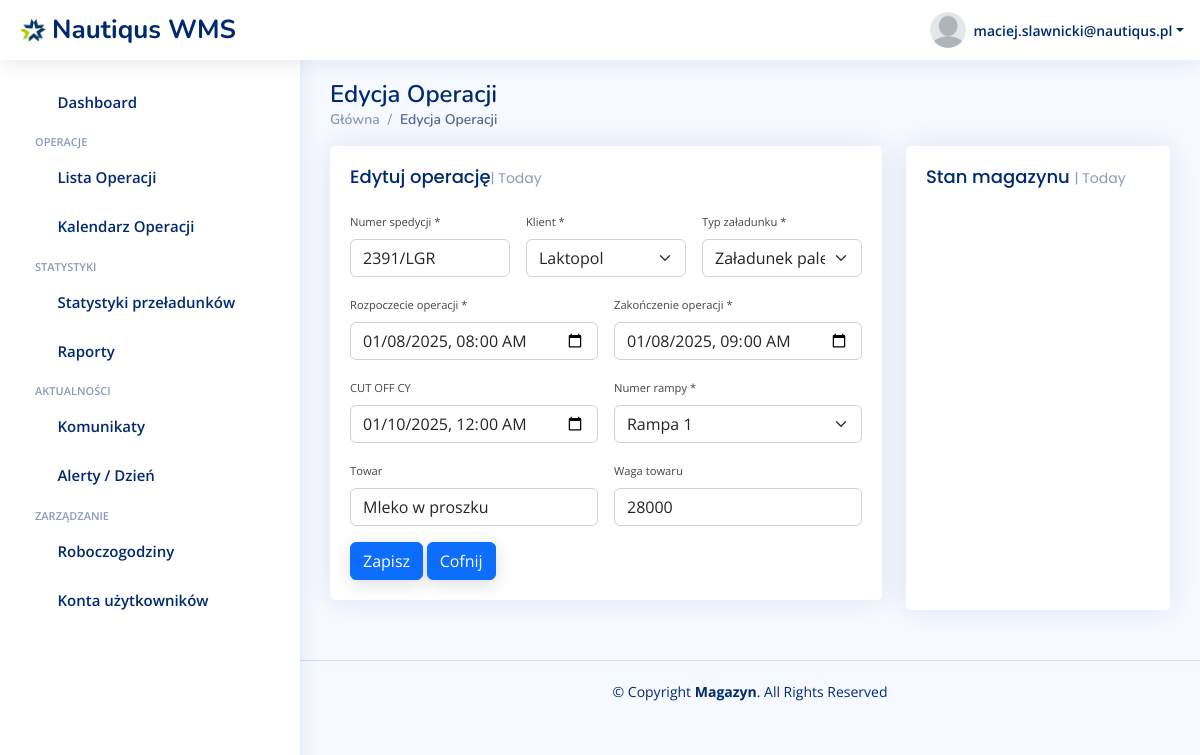
Screenshot of /operacje/edytuj/38 (signed in) with the database file from the repository.
### warehouse/models.py (models this page shows, shortened)
class CustomUser(AbstractUser):
    ROLE_CHOICES = [
        ('spedytor', 'Spedytor'),
        ('magazynier', 'Magazynier'),
    ]
    role = models.CharField(max_length=20, choices=ROLE_CHOICES, default='spedytor')

class Operation(models.Model):
    OPERATION_CHOICES = [
        ('pallets_loading', 'Zał. paletowy'),
        ('manual_loading', 'Zał. ręczny'),
        ('unloading', 'Rozładunek'),
    ]
    RAMP_CHOICES = [
        ('ramp1', 'Rampa 1'),
        ('ramp2', 'Rampa 2'),
        ('ramp3', 'Rampa 3'),
    ]
    STATUS_CHOICES = [
        ('pending', 'Do akceptacji'),
        ('accepted', 'Zaakceptowany'),
    ]
    CUSTOMER_CHOICES = [
        ('erie', 'Erie'),
        ('laktopol', 'Laktopol'),
        ('geti', 'Geti'),
        ('huzar', 'Huzar'),
    ]
    user = models.ForeignKey(
        CustomUser,  # Odwołanie do wbudowanego modelu użytkownika
        on_delete=models.CASCADE,  # Usunięcie użytkownika usuwa jego instancje
        related_name='created_objects',  # Opcjonalnie: alias do odwołania
        verbose_name='Utworzone przez'
    )
    start_time = models.DateTimeField()
    end_time = models.DateTimeField()
    cut_off = models.DateTimeField(blank=True, null=True)
    operation_type = models.CharField(
        max_length=15,
        choices=OPERATION_CHOICES,
        default='loading',
        verbose_name="Typ operacji"
    )
    ramp_number = models.CharField(
        max_length=15,
        choices=RAMP_CHOICES,
        default='ramp1',
        verbose_name="Numer rampy"
    )
    status = models.CharField(
        max_length=15,
        choices=STATUS_CHOICES,
        default='pending',
        verbose_name="Status"
    )
    spedition_number = models.CharField(max_length=15)
    weight = models.IntegerField(blank=True, null=True)
    cargo_name = models.CharField(max_length=48, blank=True, null=True)
    customer = models.CharField(
        max_length=20,
        choices=CUSTOMER_CHOICES,
        verbose_name="Klient"
    )

### warehouse/views.py (the view, shortened to what this page needs)
# urls.py: path('operacje/edytuj/<int:operation_pk>', views.operation_edit, name='edit_operation'),
@login_required
def operation_edit(request, operation_pk):
    operation = Operation.objects.get(pk=operation_pk)
    context = {'today_date': datetime.now().strftime("%Y-%m-%d"),
               'operation': operation}
    return render(request, 'warehouse/operation-edit.html', context)

### warehouse/templates/warehouse/operation-edit.html (shortened to what this page needs)
{% extends 'base.html' %}
{% load static %}
{% static "" as staticUrl %}
{% block content %}
<main id="main" class="main">
    <div class="pagetitle">
        <h1>Edycja Operacji</h1>
        <nav>
            <ol class="breadcrumb">
                <li class="breadcrumb-item"><a href="index-panel.html">Główna</a></li>
                <li class="breadcrumb-item active">Edycja Operacji</li>
            </ol>
        </nav>
    </div>
    <section class="section dashboard">
        <div class="row">
            <div class="col-lg-8">
                <div class="row">
                    <div class="col-12">
                        <div class="card recent-sales overflow-auto">
                            <div class="filter">
                                <a class="icon" href="#" data-bs-toggle="dropdown"><i class="bi bi-three-dots"></i></a>
                            </div>
                            <div class="card-body">
                                <h5 class="card-title">Edytuj operację<span>| Today</span></h5>
                                <form class="row g-3" method="POST" action="/operacje/edytuj/{{ operation.pk }}">
                                    <div class="col-md-4">
                                        <label for="inputEmail4" class="form-label">Numer spedycji *</label>
                                        <input value="{{ operation.spedition_number }}" type="text" class="form-control" id="inputEmail4" name="spedition_number">
                                    </div>
                                    <div class="col-md-4">
                                        <label for="inputState" class="form-label">Klient *</label>
                                        <select name="customer" id="inputState" class="form-select">
                                            <option {% if operation.customer == "laktopol" %}selected{% endif %} value="laktopol">Laktopol</option>
                                        </select>
                                    </div>
                                    <div class="col-md-4">
                                        <label for="inputState" class="form-label">Typ załadunku *</label>
                                        <select name="operation_type" id="inputState" class="form-select">
                                            <option {% if operation.operation_type == "pallets_loading" %}selected{% endif %} value="pallets_loading">Załadunek paletowy</option>
                                        </select>
                                    </div>
                                    <div class="col-md-6">
                                        <label for="inputEmail4" class="form-label">Rozpoczecie operacji *</label>
                                        <input name="start_date" value="{{ operation.start_time|date:"Y-m-d" }}T{{ operation.start_time|date:"H:i" }}" type="datetime-local" class="form-control" id="inputEmail4">
                                    </div>
                                    <div class="col-md-6">
                                        <label for="inputEmail4" class="form-label">Zakończenie operacji *</label>
                                        <input name="end_date" value="{{ operation.end_time|date:"Y-m-d" }}T{{ operation.end_time|date:"H:i" }}" type="datetime-local" class="form-control" id="inputEmail4">
                                    </div>
                                    <div class="col-md-6">
                                        <label for="inputEmail4" class="form-label">CUT OFF CY</label>
                                        <input name="cut_off" value="{{ operation.cut_off|date:"Y-m-d" }}T{{ operation.cut_off|date:"H:i" }}" type="datetime-local" class="form-control" id="inputEmail4">
                                    </div>
                                       <div class="col-md-6">
                                        <label for="inputState" class="form-label">Numer rampy *</label>
                                        <select id="inputState" class="form-select" name="ramp_number">
                                            <option {% if operation.ramp_number == "ramp1" %}selected{% endif %} value="ramp1">Rampa 1</option>
                                        </select>
                                    </div>
                                    <div class="col-md-6">
                                        <label for="inputEmail4" class="form-label">Towar</label>
                                        <input {% if operation.cargo_name %} value="{{ operation.cargo_name }}" {% endif %} type="text" class="form-control" id="inputEmail4" name="cargo_name">
                                    </div>
                                    <div class="col-md-6">
                                        <label for="inputEmail4" class="form-label">Waga towaru</label>
                                        <input value="{{ operation.weight }}" type="number" class="form-control" id="inputEmail4" name="weight">
                                    </div>
                                    <div class="col-12">
                                        <button type="submit" class="btn btn-primary">Zapisz</button>
                                        <a href="/operacje/{{ operation.pk }}" class="btn btn-primary">Cofnij</a>
                                    </div>
                                </form>
                            </div>
                        </div>
                    </div>
                </div>
            </div>
            <div class="col-lg-4">
                <div class="card">
                    <div class="filter">
                        <a class="icon" href="#" data-bs-toggle="dropdown"><i class="bi bi-three-dots"></i></a>
                    </div>
                    <div class="card-body pb-0">
                        <h5 class="card-title">Stan magazynu <span>| Today</span></h5>
                        <div id="trafficChart" style="min-height: 400px;" class="echart"></div>
                    </div>
                </div>
            </div>
        </div>
    </section>
</main>
{% endblock %}

### warehouse/templates/base.html (shortened to what this page needs)
{% load static %}
<!DOCTYPE html>
<html lang="en">
<head>
    <link rel="stylesheet" href="{% static 'warehouse/assets-panel/vendor/boxicons/css/boxicons.min.css' %}">
    <link rel="stylesheet" href="{% static 'warehouse/assets-panel/vendor/quill/quill.snow.css' %}">
    <link rel="stylesheet" href="{% static 'warehouse/assets-panel/vendor/quill/quill.bubble.css' %}">
    <link rel="stylesheet" href="{% static 'warehouse/assets-panel/vendor/remixicon/remixicon.css' %}">
    <link rel="stylesheet" href="{% static 'warehouse/assets-panel/vendor/simple-datatables/style.css' %}">
    <link rel="stylesheet" href="{% static 'warehouse/time-shedule/assets/css/style.css' %}">
    <link rel="stylesheet" href="{% static 'warehouse/assets-panel/css/style.css' %}">
    <link rel="stylesheet" href="{% static 'warehouse/assets-panel/vendor/bootstrap/css/bootstrap.min.css' %}">
    <link rel="stylesheet" href="{% static 'warehouse/assets-panel/vendor/bootstrap-icons/bootstrap-icons.css' %}">
</head>
<body>
<header id="header" class="header fixed-top d-flex align-items-center">
    <div class="d-flex align-items-center justify-content-between">
        <a href="/" class="logo d-flex align-items-center">
            <img src="{% static 'warehouse/assets/img/nautiqus-logo.jpeg' %}">
            <span class="d-none d-lg-block">Nautiqus WMS</span>
        </a>
        <i class="bi bi-list toggle-sidebar-btn"></i>
    </div>
    <nav class="header-nav ms-auto">
        <ul class="d-flex align-items-center">
            <li class="nav-item dropdown pe-3">
                <a class="nav-link nav-profile d-flex align-items-center pe-0" href="#" data-bs-toggle="dropdown">
                    <img src="{% static 'warehouse/assets/img/blank-head.png' %}">
                    <span class="d-none d-md-block dropdown-toggle ps-2">{{ user.email }}</span>
                </a>
            </li>
        </ul>
    </nav>
</header>
<aside id="sidebar" class="sidebar">
    <ul class="sidebar-nav " id="sidebar-nav">
        <li class="nav-item ">
            <a class="nav-link collapsed" href="/">
                <i class="bi bi-grid"></i>
                <span>Dashboard</span>
            </a>
        </li>
        <li class="nav-heading">OPERACJE</li>
      <li class="nav-item">
        <a class="nav-link collapsed" href="/lista-operacji">
          <i class="bi bi-layout-text-window-reverse"></i>
          <span>Lista Operacji</span>
        </a>
      </li>
        <li class="nav-item">
            <a class="nav-link collapsed" data-bs-target="#operation-calendar-nav" data-bs-toggle="collapse" href="#">
              <i class="bi bi-calendar3"></i><span>Kalendarz Operacji</span><i class="bi bi-chevron-down ms-auto"></i>
            </a>
        </li>
        <li class="nav-heading">Statystyki</li>
      <li class="nav-item">
        <a class="nav-link collapsed" href="/statystyki">
          <i class="bi bi-graph-up-arrow"></i>
          <span>Statystyki przeładunków</span>
        </a>
      </li>
      <li class="nav-item">
        <a class="nav-link collapsed" href="/raporty">
          <i class="bi bi-file-earmark-text"></i>
          <span>Raporty</span>
        </a>
      </li>
    <li class="nav-heading">Aktualności</li>
        <li class="nav-item">
        <a class="nav-link collapsed" href="/komunikaty">
          <i class="bi bi-chat-left-dots"></i>
          <span>Komunikaty</span>
        </a>
      </li>
                <li class="nav-item">
        <a class="nav-link collapsed" href="/alerty">
          <i class="bi bi-exclamation-triangle"></i>
          <span>Alerty / Dzień</span>
        </a>
      </li>
      <li class="nav-heading">Zarządzanie</li>
      <li class="nav-item">
        <a class="nav-link collapsed" href="/roboczogodziny">
          <i class="bi bi-clock"></i>
          <span>Roboczogodziny</span>
        </a>
      </li>
      <li class="nav-item">
        <a class="nav-link collapsed" href="/uzytkownicy">
          <i class="bi bi-person"></i>
          <span>Konta użytkowników</span>
        </a>
      </li>
    </ul>
</aside>
{% block content %}
{% endblock %}
<footer id="footer" class="footer">
    <div class="copyright">
        &copy; Copyright <strong><span>Magazyn</span></strong>. All Rights Reserved
    </div>
    <div class="credits">
    </div>
</footer>
</body>
</html>

### warehouse/static/warehouse/assets-panel/css/style.css (style rules this page uses)
:root { scroll-behavior: smooth; }
body { font-family: "Open Sans", sans-serif; background: #f6f9ff; color: #444444; }
a { color: #4154f1; text-decoration: none; }
h1, h2, h3, h4, h5, h6 { font-family: "Nunito", sans-serif; }
#main { margin-top: 60px; padding: 20px 30px; transition: all 0.3s; }
.pagetitle { margin-bottom: 10px; }
.pagetitle h1 { font-size: 24px; margin-bottom: 0; font-weight: 600; color: #012970; }
.card { margin-bottom: 30px; border: none; border-radius: 5px; box-shadow: 0px 0 30px rgba(1, 41, 112, 0.1); }
.card-title { padding: 20px 0 15px 0; font-size: 18px; font-weight: 500; color: #012970; font-family: "Poppins", sans-serif; }
.card-title span { color: #899bbd; font-size: 14px; font-weight: 400; }
.card-body { padding: 0 20px 20px 20px; }
.breadcrumb { font-size: 14px; font-family: "Nunito", sans-serif; color: #899bbd; font-weight: 600; }
.breadcrumb a { color: #899bbd; transition: 0.3s; }
.breadcrumb .breadcrumb-item::before { color: #899bbd; }
.breadcrumb .active { color: #51678f; font-weight: 600; }
.logo { line-height: 1; }
@media (min-width: 1200px) { .logo { width: 280px; } }
.logo img { max-height: 26px; margin-right: 6px; }
.logo span { font-size: 26px; font-weight: 700; color: #012970; font-family: "Nunito", sans-serif; }
.header { transition: all 0.5s; z-index: 997; height: 60px; box-shadow: 0px 2px 20px rgba(1, 41, 112, 0.1); background-color: #fff; padding-left: 20px; }
.header .toggle-sidebar-btn { font-size: 32px; padding-left: 10px; cursor: pointer; color: #012970; }
.header-nav ul { list-style: none; }
.header-nav>ul { margin: 0; padding: 0; }
.header-nav .nav-profile { color: #012970; }
.header-nav .nav-profile img { max-height: 36px; }
.header-nav .nav-profile span { font-size: 14px; font-weight: 600; }
.sidebar { position: fixed; top: 60px; left: 0; bottom: 0; width: 300px; z-index: 996; transition: all 0.3s; padding: 20px; overflow-y: auto; scrollbar-width: thin; scrollbar-color: #aab7cf transparent; box-shadow: 0px 0px 20px rgba(1, 41, 112, 0.1); background-color: #fff; }
@media (min-width: 1200px) { #main, #footer { margin-left: 300px; } }
.sidebar-nav { padding: 0; margin: 0; list-style: none; }
.sidebar-nav li { padding: 0; margin: 0; list-style: none; }
.sidebar-nav .nav-item { margin-bottom: 5px; }
.sidebar-nav .nav-heading { font-size: 11px; text-transform: uppercase; color: #899bbd; font-weight: 600; margin: 10px 0 5px 15px; }
.sidebar-nav .nav-link { display: flex; align-items: center; font-size: 15px; font-weight: 600; color: #4154f1; transition: 0.3; background: #f6f9ff; padding: 10px 15px; border-radius: 4px; }
.sidebar-nav .nav-link i { font-size: 16px; margin-right: 10px; color: #4154f1; }
.sidebar-nav .nav-link.collapsed { color: #012970; background: #fff; }
.sidebar-nav .nav-link.collapsed i { color: #899bbd; }
.sidebar-nav .nav-link .bi-chevron-down { margin-right: 0; transition: transform 0.2s ease-in-out; }
.dashboard .filter { position: absolute; right: 0px; top: 15px; }
.dashboard .filter .icon { color: #aab7cf; padding-right: 20px; padding-bottom: 5px; transition: 0.3s; font-size: 16px; }
.dashboard .recent-sales { font-size: 14px; }
.footer { padding: 20px 0; font-size: 14px; transition: all 0.3s; border-top: 1px solid #cddfff; }
.footer .copyright { text-align: center; color: #012970; }
.footer .credits { padding-top: 5px; text-align: center; font-size: 13px; color: #012970; }

### rows the page displays
CustomUser: email "maciej.slawnicki@nautiqus.pl"
Operation: spedition_number "2391/LGR", customer "Laktopol", operation_type "Załadunek paletowy", start_date "01/08/2025 08:00", end_date "01/08/2025 09:00", cut_off "01/10/2025 00:00", ramp_number "Rampa 1", cargo_name "Mleko w proszku", weight "28000"
